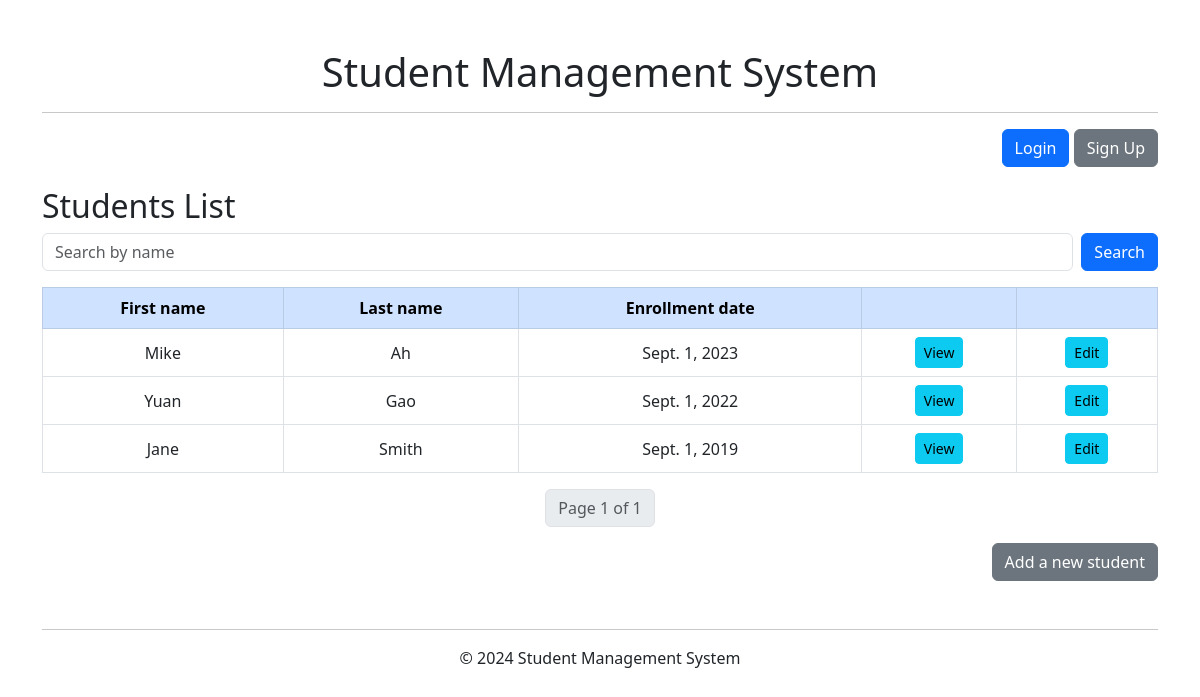
The app's page /, older data.
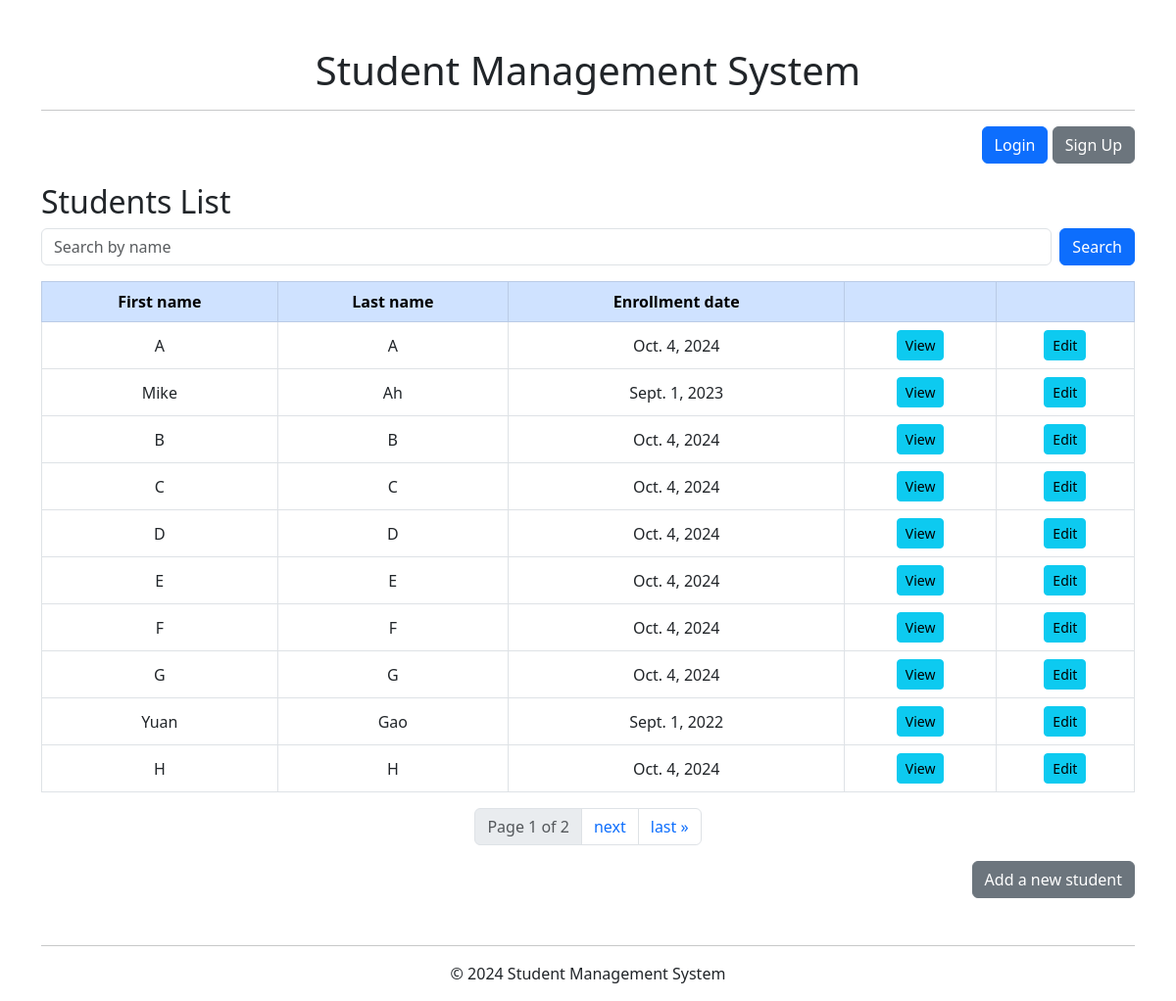
The same page, newer data.
### student/models.py (models this page shows, shortened)
class Student(models.Model):
    first_name = models.CharField(max_length=100)
    last_name = models.CharField(max_length=100)
    email = models.EmailField()
    date_of_birth = models.DateField()
    enrollment_date = models.DateField()
    grade = models.IntegerField()

### student/views.py (the view)
# urls.py: path("", views.student_index, name="student_index"),
def student_index(request):
    students = Student.objects.all().order_by('last_name')
    paginator = Paginator(students, 10)  # Show 10 students per page
    page_number = request.GET.get('page')
    students = paginator.get_page(page_number)
    return render(request, 'student/index.html', {'students': students})

### student/templates/student/index.html (shortened to what this page needs)
{% extends 'base.html' %}
{% block content %}
<h2 style="text-align: left;">Students List</h2>
{% block students %}
<div class="mb-3">
    <form class="d-flex" method="GET" action="{% url 'student_search' %}">
        <input class="form-control me-2" type="text" name="q" placeholder="Search by name">
        <button class="btn btn-primary" type="submit">Search</button>
    </form>
</div>
<div class="table-responsive">
    <table class="table table-hover table-bordered align-middle">
        <thead class="table-primary text-center">
            <tr>
                <th scope="col">First name</th>
                <th scope="col">Last name</th>
                <th scope="col">Enrollment date</th>
                <th scope="col"></th>
                <th scope="col"></th>
            </tr>
        </thead>
        <tbody>
            {% for student in students %}
            <tr>
                <td class="text-center">{{ student.first_name }}</td>
                <td class="text-center">{{ student.last_name }}</td>
                <td class="text-center">{{ student.enrollment_date }}</td>
                <td class="text-center">
                    <a class="btn btn-info btn-sm" href="{% url 'student_detail' student.pk %}">View</a>
                </td>
                <td class="text-center">
                    <a class="btn btn-info btn-sm" href="{% url 'student_edit' student.pk %}">Edit</a>
                </td>
            </tr>
            {% empty %}
            <tr>
                <td colspan="4">No students available.</td>
            </tr>
            {% endfor %}
        </tbody>
    </table>
</div>
<nav aria-label="page navigation">
    <ul class="pagination justify-content-center">
        <li class="page-item disabled">
            <a class="page-link">Page {{ students.number }} of {{ students.paginator.num_pages }}</a>
        </li>
        {% if students.has_next %}
        <li class="page-item">
            <a class="page-link" href="?page={{ students.next_page_number }}">next</a>
        </li>
        <li class="page-item">
            <a class="page-link" href="?page={{ students.paginator.num_pages }}">last &raquo;</a>
            {% endif %}
    </ul>
</nav>
{% endblock %}
<div class="text-end"><a class="btn btn-secondary" href="{% url 'student_add' %}">Add a new student</a></div>
{% endblock %}

Row changes from the older to the newer data that the page shows:
no longer on this page (row unchanged): Student: first_name "Jane", last_name "Smith", enrollment_date "Sept. 1, 2019"
added Student: first_name "A", last_name "A", enrollment_date "Oct. 4, 2024"
added Student: first_name "B", last_name "B", enrollment_date "Oct. 4, 2024"
added Student: first_name "C", last_name "C", enrollment_date "Oct. 4, 2024"
added Student: first_name "D", last_name "D", enrollment_date "Oct. 4, 2024"
added Student: first_name "E", last_name "E", enrollment_date "Oct. 4, 2024"
added Student: first_name "F", last_name "F", enrollment_date "Oct. 4, 2024"
added Student: first_name "G", last_name "G", enrollment_date "Oct. 4, 2024"
added Student: first_name "H", last_name "H", enrollment_date "Oct. 4, 2024"
Text that changed along with them:
{{ students.paginator.num_pages }}: "1" → "2"
text now shown: "next last »"
